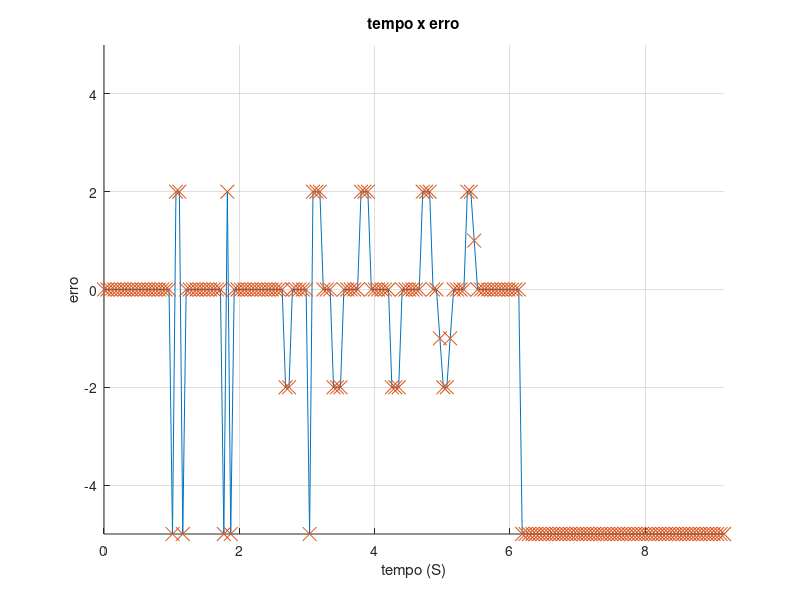
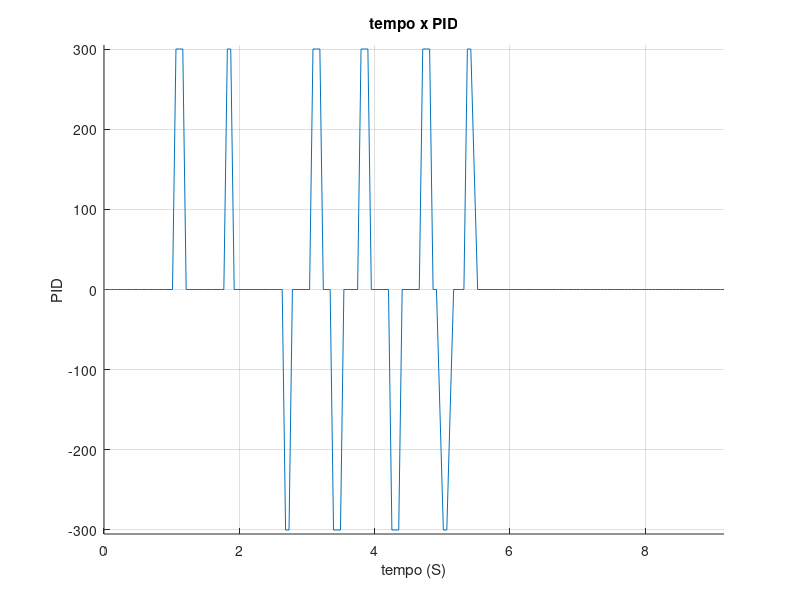

Write the MATLAB code that produced these figures, in order.
close all; clear all;

dados = load('dados.txt', '-ascii', '\t');

Kp = input("Qual o valor de Kp? ");

erro = dados(:, 1);
PID = dados(:, 2);
tempo = dados(:, 3);

tempo = tempo ./ 1000;

figure 1
hold on; grid on;
plot(tempo, erro);
plot(tempo, erro, 'x', 'markersize', 10)
title('tempo x erro')
xlabel('tempo (S)')
ylabel('erro')
axis([0, max(tempo), -5, 5]);
print('-djpg', sprintf('kp%.2f.jpg', Kp));

figure 2
hold on; grid on;
plot(tempo, PID);
title('tempo x PID')
xlabel('tempo (S)')
ylabel('PID')
axis([0, max(tempo), -max(PID) - 5, max(PID) + 5]);
